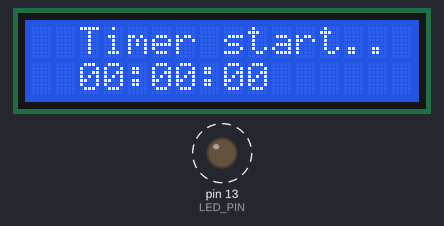
A sketch run on a simulated Arduino Uno, built with avr-gcc and run on an emulated ATmega328P. On the bench: 16×2 character LCD, output pins drawn as LEDs (lit = HIGH). Dashed ring = blinking.

Above: at 0.1 s.
At 9.2 s:
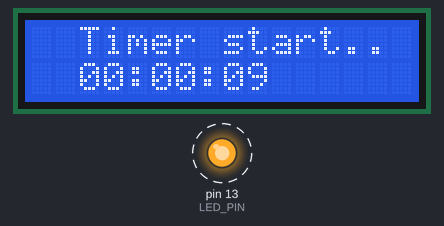
At 19.2 s:
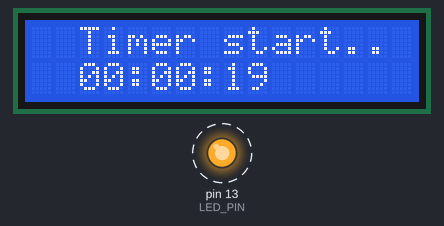
At 37.3 s:
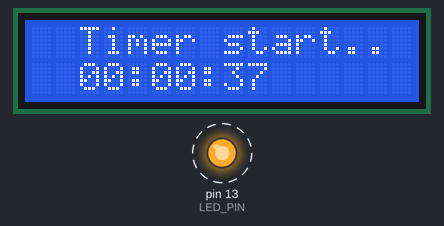
Timing chart, 0 to 40.0 s (numbered marks = the images above):
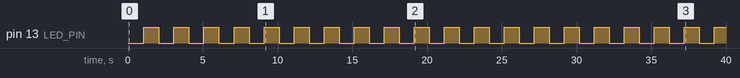

Measured:
- by itself, pin 13 (LED_PIN): alternates HIGH for 1.0 s and LOW for 1.0 s
- what the display in image 1 shows lasts 1.0 s, from 9.1 s to 10.1 s

The sketch:

test_countup_timer.ino
```cpp
// (licence header left out)
#include <LiquidCrystal_I2C.h>

LiquidCrystal_I2C lcd(0x27,16,2);   // 半田ブリッジ -> 1 1 1 (All Open)

// Const
const byte LED_PIN = 13;
// const byte INPUT_PIN = 7;
const byte LAP_PIN = 5;
const char LIGHTNING_BRAINS[] = {"LightningBrains"};

// Global
byte ledState = LOW;
unsigned long msTime;

int hh = 0;
int mm = 0;
int ss = 0;
int ms = 0;

void lcdSetup(){
  lcd.init();
  lcd.backlight();

}

void setup() {
  pinMode(LED_PIN, OUTPUT);      // On-Board LED
  pinMode(LAP_PIN, INPUT);

  lcdSetup();
//   setCursor(1, 0);          // 表示位置 1, 0
//   sendText(LIGHTNING_BRAINS, strlen(LIGHTNING_BRAINS));
//   Serial.begin(115200);

  TCCR1A = 0b00000000;  // Mode4(MGM10=0,MGM11=0) CTC
  TCCR1B = 0b00001011;  // Mode4(MGM12=1,MGM13=0):clkI/64 (From prescaler)
  // TIMSK1 = 0b00000000;          // Timer OFF
  TIMSK1 = 0b00000010;         // Timer ON
  OCR1A = 250;

  // 割り込み設定：入力ピン、割り込みハンドラ、割り込み条件はHIGH→LOW
  // スイッチに使用した 5 pin は割り込み処理に対応していないため，使用不可
  // attachInterrupt(digitalPinToInterrupt(LAP_PIN), switchON, FALLING);
  msTime = millis();
  // Serial.println(msTime);
  lcd.setCursor(2, 0);
  lcd.print("Timer start..");
}

char  buf[18];            // 表示バッファ

void loop() {
  // Display count up time
  // sprintf(buf, "%02d:%02d:%02d.%03d", hh, mm, ss, ms);
  sprintf(buf, "%02d:%02d:%02d", hh, mm, ss);
  lcd.setCursor(2, 1);
//   sendText(buf, strlen(buf));
//   lcd.print(buf, strlen(buf));
  lcd.print(buf);
}

// タイマー割り込みハンドラ
//   IMPUT_PIN HIGH→LOW
//
ISR(TIMER1_COMPA_vect) {
  // Count Up timer
  ++ms;
  if(ms > 999) {
    ledState = !ledState;         // LED tuggle
    digitalWrite(LED_PIN, ledState);

    ms = 0;
    ++ss;
    if(ss > 59) {
      ss = 0;
      ++mm;

      if(mm > 59) {
        mm = 0;
        ++hh;

        if(hh > 23) {
          hh = 0;
          mm = 0;
          ++hh;

          if(hh > 23)
            hh = 0;
        }
      }
    }
  }
}

// スイッチ割り込みハンドラ
//   IMPUT_PIN HIGH→LOW
//
// void switchON() {
//   if((millis() - msTime) > 50) {
//     if(TIMSK1 == 0b00000000) {
//       TIMSK1 = 0b00000010;  // OCIE1A: Timer/Countern, Output Compare A Match Interrupt Enable
//     }
//     else {
//       TIMSK1 = 0b00000000;  // OCIE1A: Timer/Countern, Output Compare A Match Interrupt Disable
//     }
//     TCNT1 = 0;
//     msTime = millis();
//   }
// }
```
